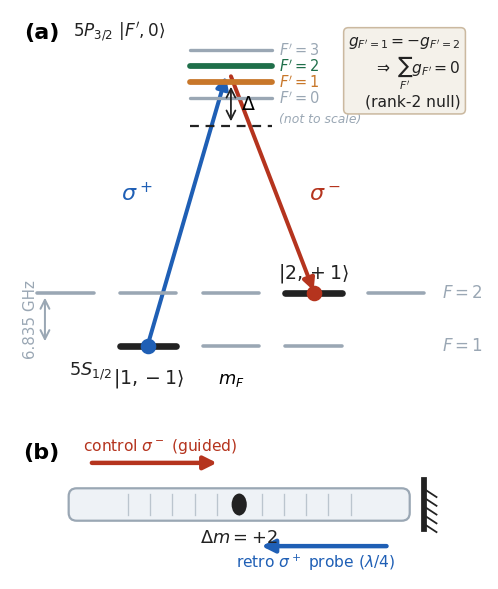

Write the Python code that produced this figure.
"""
fig_level_scheme.py -- Paper T Fig. 1.

(a) Level scheme of the Dm=2 field-insensitive clock-pair Raman in 87Rb:
    |1,-1> --sigma+--> |F',0> (5P3/2) --sigma- --> |2,+1>, both legs through m'=0.
    The two contributing excited levels F'=1,2 carry opposite-sign amplitudes
    (g1 = -g2), i.e. the rank-2 null sum_F' g = 0.
(b) Mirror-ladder geometry: guided sigma- control + retro sigma+ probe along the
    trap axis -> a single Dm=+2 two-photon kick.

Pure matplotlib (stdlib); writes fig_level_scheme.pdf (vector, for the manuscript).
"""
import os
import matplotlib
matplotlib.use("Agg")
import matplotlib.pyplot as plt
from matplotlib.patches import FancyArrowPatch, FancyBboxPatch, Ellipse

BLUE = "#1f5fb5"   # sigma+
RED  = "#b5341e"   # sigma-
GREY = "#9aa7b4"
DK   = "#222222"
HL1  = "#c8772a"   # F'=1 highlight
HL2  = "#1f6f4a"   # F'=2 highlight

fig = plt.figure(figsize=(3.6, 4.5))
gs = fig.add_gridspec(2, 1, height_ratios=[2.7, 1.0], hspace=0.28)
axA = fig.add_subplot(gs[0]); axB = fig.add_subplot(gs[1])
for ax in (axA, axB):
    ax.set_xticks([]); ax.set_yticks([])
    for s in ax.spines.values():
        s.set_visible(False)

# ---------------- panel (a): level scheme ----------------
axA.set_xlim(-2.6, 2.8); axA.set_ylim(-0.5, 6.6)

def level(ax, xc, y, c=DK, lw=2.2, half=0.34):
    ax.plot([xc-half, xc+half], [y, y], color=c, lw=lw, solid_capstyle="round")

# ground 5S1/2: F=1 (y=0) and F=2 (y=1.05), hyperfine gap broken
yF1, yF2 = 0.0, 1.05
for m in (-1, 0, 1):
    level(axA, m, yF1, c=GREY, lw=1.6)
for m in (-2, -1, 0, 1, 2):
    level(axA, m, yF2, c=GREY, lw=1.6)
# the two clock states, emphasized
level(axA, -1, yF1, c=DK, lw=3.0)
level(axA, +1, yF2, c=DK, lw=3.0)
axA.plot(-1, yF1, "o", color=BLUE, ms=6, zorder=5)
axA.plot(+1, yF2, "o", color=RED, ms=6, zorder=5)
axA.text(-1, yF1-0.42, r"$|1,-1\rangle$", ha="center", va="top", fontsize=8.5, color=DK)
axA.text(+1, yF2+0.16, r"$|2,+1\rangle$", ha="center", va="bottom", fontsize=8.5, color=DK)
axA.text(2.55, yF1, r"$F{=}1$", ha="left", va="center", fontsize=7.5, color=GREY)
axA.text(2.55, yF2, r"$F{=}2$", ha="left", va="center", fontsize=7.5, color=GREY)
# hyperfine gap marker
axA.annotate("", xy=(-2.25, yF2), xytext=(-2.25, yF1),
             arrowprops=dict(arrowstyle="<->", color=GREY, lw=0.9))
axA.text(-2.33, 0.5*(yF1+yF2), r"6.835 GHz", ha="right", va="center",
         fontsize=6.8, color=GREY, rotation=90)
axA.text(-1.7, -0.30, r"$5S_{1/2}$", ha="center", va="top", fontsize=8, color=DK)

# excited 5P3/2: F'=0,1,2,3 at relative spacings (-302,-230,-73,+194 MHz, scaled)
y0, dstep = 4.95, 0.32        # even visual spacing (schematic; not to scale)
ylev = {Fp: y0 + Fp * dstep for Fp in (0, 1, 2, 3)}
colF = {0: GREY, 1: HL1, 2: HL2, 3: GREY}
for Fp in (0, 1, 2, 3):
    lw = 2.6 if Fp in (1, 2) else 1.5
    level(axA, 0, ylev[Fp], c=colF[Fp], lw=lw, half=0.5)
    axA.text(0.58, ylev[Fp], r"$F'{=}%d$" % Fp, ha="left", va="center",
             fontsize=6.6, color=colF[Fp])
axA.text(-1.35, ylev[3]+0.12, r"$5P_{3/2}\ |F',0\rangle$", ha="center", va="bottom", fontsize=7.6, color=DK)
axA.text(0.58, ylev[0]-0.30, r"(not to scale)", ha="left", va="top", fontsize=5.6, color=GREY, style="italic")

# two Raman legs through m'=0 (meet at the F'=1/2 manifold, ~ylev[1..2])
ymid = 0.5*(ylev[1] + ylev[2])
axA.add_patch(FancyArrowPatch((-1, yF1+0.05), (-0.06, ymid-0.04),
              arrowstyle="-|>", mutation_scale=11, lw=1.8, color=BLUE, shrinkA=0, shrinkB=0))
axA.add_patch(FancyArrowPatch((0.0, ymid-0.04), (1, yF2+0.05),
              arrowstyle="-|>", mutation_scale=11, lw=1.8, color=RED, shrinkA=0, shrinkB=0))
axA.text(-0.95, 2.9, r"$\sigma^+$", color=BLUE, fontsize=10, ha="right")
axA.text(0.95, 2.9, r"$\sigma^-$", color=RED, fontsize=10, ha="left")

# detuning Delta: dashed virtual line below the manifold
yv = ylev[0] - 0.55
axA.plot([-0.5, 0.5], [yv, yv], ls=(0, (4, 3)), color=DK, lw=1.0)
axA.annotate("", xy=(0.0, yv), xytext=(0.0, ylev[1]),
             arrowprops=dict(arrowstyle="<->", color=DK, lw=0.8))
axA.text(0.12, 0.5*(yv+ylev[1]), r"$\Delta$", fontsize=8.5, va="center")

# rank-2 null annotation
axA.text(2.78, ymid+0.05,
         "$g_{F'=1}=-g_{F'=2}$\n" r"$\Rightarrow\ \sum_{F'} g_{F'}=0$" "\n(rank-2 null)",
         ha="right", va="center", fontsize=7.0, color=DK,
         bbox=dict(boxstyle="round,pad=0.3", fc="#f4f1ea", ec="#cbb9a0", lw=0.7))
axA.text(-2.5, 6.45, r"(a)", fontsize=10, fontweight="bold", ha="left", va="top")
axA.text(0, -0.5, r"$m_F$", fontsize=8, ha="center", va="top")

# ---------------- panel (b): mirror-ladder geometry ----------------
axB.set_xlim(0, 10); axB.set_ylim(0, 3)
# fibre core (rounded bar)
axB.add_patch(FancyBboxPatch((1.2, 1.15), 7.6, 0.7,
              boxstyle="round,pad=0.02,rounding_size=0.18",
              fc="#eef2f6", ec=GREY, lw=1.0))
# axial lattice ticks
for xx in [i*0.5 for i in range(5, 16)]:
    axB.plot([xx, xx], [1.25, 1.75], color=GREY, lw=0.6, alpha=0.6)
# atom
axB.add_patch(Ellipse((5.0, 1.5), 0.34, 0.5, fc=DK, ec="none", zorder=5))
# guided sigma- control (forward, from left)
axB.add_patch(FancyArrowPatch((1.6, 2.45), (4.6, 2.45), arrowstyle="-|>",
              mutation_scale=12, lw=2.0, color=RED))
axB.text(1.5, 2.62, r"control $\sigma^-$ (guided)", color=RED, fontsize=7.0, ha="left", va="bottom")
# retro sigma+ probe (backward, from right)
axB.add_patch(FancyArrowPatch((8.4, 0.55), (5.4, 0.55), arrowstyle="-|>",
              mutation_scale=12, lw=2.0, color=BLUE))
axB.text(8.5, 0.40, r"retro $\sigma^+$ probe ($\lambda/4$)", color=BLUE, fontsize=7.0, ha="right", va="top")
# mirror at right
axB.plot([9.15, 9.15], [0.95, 2.05], color=DK, lw=2.6)
axB.add_patch(plt.Rectangle((9.18, 0.95), 0.13, 1.1, fc="none", ec="none"))
for yy in [1.05, 1.25, 1.45, 1.65, 1.85]:
    axB.plot([9.15, 9.42], [yy, yy-0.18], color=DK, lw=0.8)
axB.text(5.0, 0.95, r"$\Delta m=+2$", ha="center", va="top", fontsize=8.0, color=DK)
axB.text(0.15, 2.9, r"(b)", fontsize=10, fontweight="bold", ha="left", va="top")

fig.tight_layout()
out = os.path.join(os.path.dirname(os.path.abspath(__file__)), "fig_level_scheme.pdf")
fig.savefig(out, bbox_inches="tight")
fig.savefig(out.replace(".pdf", ".png"), dpi=160, bbox_inches="tight")
print("wrote", out, "and .png")
